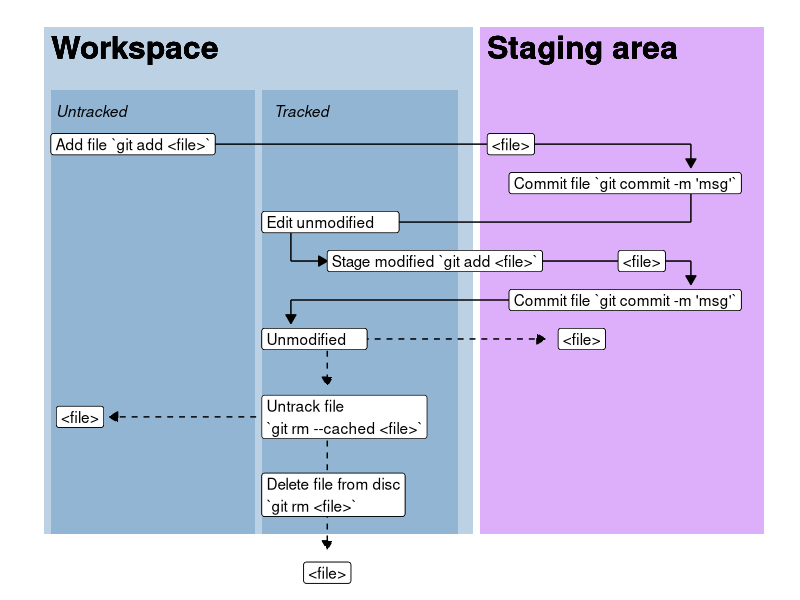
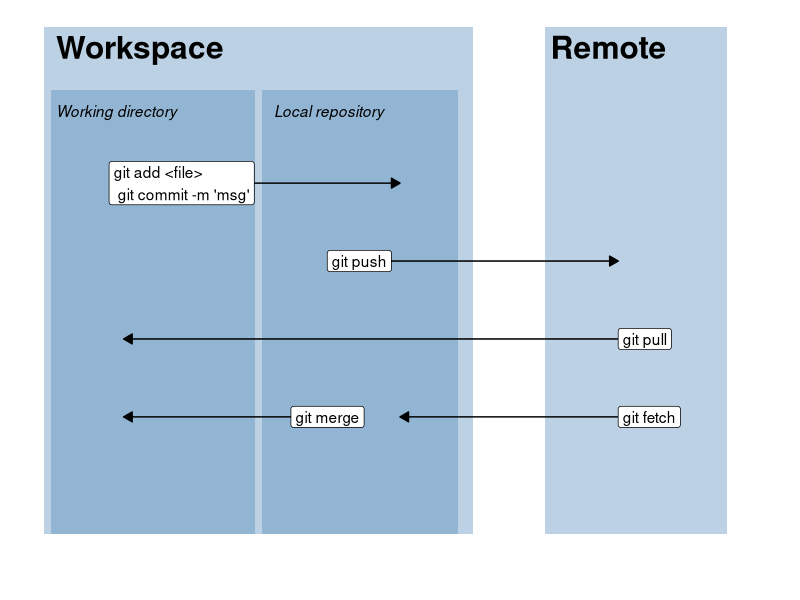

Recreate these plots in R, in order.
## ---- chunk 1
#| eval: true
#| message: false
#| warning: false
#| code-fold: true
#| label: fig-local-git-edits
#| fig-cap: "A cycle of local git edits. A files is added to the staging area by `git add <file>` and comitted to the *local repository* by `git commit`. The file is edited and is marked as modified after which it is staged (`git add <file>`). Again, staged modifications are commited and the file is once again marked as unmodified until edited. Files may be untracked from the repository or deleted from disc using `git rm` with or without the `--cached` option."

library(ggplot2); library(ggtext)

ggplot(data.frame(x = c(0,1), y = c(0,1)), aes(x, y)) + 
  
  scale_y_continuous(limits = c(0.3, 1)) +
  
  # Workspace
  geom_rect(aes(xmin = 0.01, 
            xmax = 0.6, 
            ymin = 0.35, 
            ymax = 1), 
            fill = "steelblue", 
            alpha = 0.2) +
  
  geom_rect(aes(xmin = 0.02, 
            xmax = 0.3, 
            ymin = 0.35, 
            ymax = 0.92), 
            fill = "steelblue", 
            alpha = 0.2) +
  
  geom_rect(aes(xmin = 0.31, 
            xmax = 0.58, 
            ymin = 0.35, 
            ymax = 0.92), 
            fill = "steelblue", 
            alpha = 0.2) +
 
    annotate("richtext", 
           x = c(0.02, 0.32),  
           hjust = 0,
           y = 0.89, 
           label = c("*Untracked*", "*Tracked*"),
           fill = NA, label.color = NA) + 
   
  
  annotate("richtext", 
           x = 0.02, 
           y = 0.97, 
           label = "**Workspace**",
           hjust = 0,
           size = 8, 
           fill = NA, label.color = NA, # remove background and outline
          label.padding = grid::unit(rep(0, 4), "pt")) + # remove padding) +
  
  # Stage area
  geom_rect(aes(xmin = 0.61, 
            xmax = 1, 
            ymin = 0.35, 
            ymax = 1), 
            fill = "purple", 
            alpha = 0.2) +
  

  
    annotate("richtext", 
           x = 0.62, 
           y = 0.97, 
           label = "**Staging area**",
           hjust = 0,
           size = 8, 
           fill = NA, label.color = NA, # remove background and outline
          label.padding = grid::unit(rep(0, 4), "pt")) + # remove padding) +
  
  
  
  ## Labels and arrows
  
    
  annotate("segment", y = c(0.85, 0.85), 
                   yend = c(0.85, 0.82),  
                   x = c(0.1, 0.9), 
                   xend = c(0.9, 0.9), 
                   arrow = arrow(length = unit(c(0, 2.5), "mm"), type = "closed")) +
  
  
    
  geom_label(aes(x = 0.62, y = 0.85 , label = "<file>"), 
             hjust = 0) +
  
  
  geom_label(aes(x = 0.02, y = 0.85 , label = "Add file `git add <file>`"), 
             hjust = 0) +
  
  
   annotate("segment", 
            y = c(0.8,0.75), 
            yend = c(0.75, 0.75), 
            x = c(0.9,0.9), 
            xend = c(0.9, 0.48), 
            arrow = arrow(length = unit(c(0, 2.5), "mm"), type = "closed")) +
  

  
       annotate("segment", 
            y = c(0.75, 0.7), 
            yend = c(0.7, 0.7), 
            x = c(0.35, 0.35), 
            xend = c(0.35, 0.4), 
            arrow = arrow(length = unit(c(0, 2.5), "mm"), type = "closed")) +
  
  
  
  geom_label(aes(x = 0.65, y = 0.8 , label = "Commit file `git commit -m 'msg'`"), 
             hjust = 0) +
  

    geom_label(aes(x = 0.31, y = 0.75 , label = "Edit unmodified     "), 
             hjust = 0) +
  

  
  
     annotate("segment", 
            y = c(0.7, 0.7), 
            yend = c(0.7, 0.67), 
            x = c(0.5, 0.9), 
            xend = c(0.9, 0.9), 
            arrow = arrow(length = unit(c(0, 2.5), "mm"), type = "closed")) +
  
  
      geom_label(aes(x = 0.8, y = 0.7 , label = "<file>"), 
             hjust = 0) +

  
  
  
      geom_label(aes(x = 0.40, y = 0.7 , label = "Stage modified `git add <file>`"), 
             hjust = 0) +
  
  

  
      annotate("segment", 
            y = c(0.65,0.65), 
            yend = c(0.65, 0.62), 
            x = c(0.8, 0.35), 
            xend = c(0.35, 0.35), 
            arrow = arrow(length = unit(c(0, 2.5), "mm"), type = "closed")) +
  
    geom_label(aes(x = 0.65, y = 0.65 , label = "Commit file `git commit -m 'msg'`"), 
             hjust = 0) +
  
  

  
  ## Possible routs from unmodified
  
  ## Modify and commit 
  ## Remove (untrack)
         annotate("segment", 
            y = c(0.6, 0.6), 
            yend = c(0.6, 0.54), 
            x = c(0.4, 0.4), 
            xend = c(0.70, 0.4),
            lty = 2,
            arrow = arrow(length = unit(c(2.5, 2.5), "mm"), type = "closed")) +
  ## File in staging area
         geom_label(aes(x = 0.75, y = 0.6 , label = "<file>"), 
             hjust = 0.5) +
  
  
  
  ## Untrack file
       annotate("segment", 
            y = c(0.5), 
            yend = c(0.5), 
            x = c(0.4), 
            xend = c(0.1), 
            lty = 2,
            arrow = arrow(length = unit(c(2.5), "mm"), type = "closed")) +
  
      geom_label(aes(x = 0.31, y = 0.60 , label = "Unmodified    "), 
             hjust = 0) +
  



  
    ## Remove file (delete)
       annotate("segment", 
            y = c(0.5), 
            yend = c(0.33), 
            x = c(0.4), 
            xend = c(0.4), 
            lty = 2,
            arrow = arrow(length = unit(c(2.5), "mm"), type = "closed")) +
    
      annotate("label", 
             x = 0.31, y = 0.5 , 
             label = "Untrack file\n`git rm --cached <file>`",

             hjust = 0) +
  
  ## File in trash
        geom_label(aes(x = 0.4, y = 0.30 , label = "<file>"), 
             hjust = 0.5) +
  
  
  ## File untracked
     geom_label(aes(x = 0.06, y = 0.5 , label = "<file>"), 
             hjust = 0.5) +
  
  
    geom_label(aes(x = 0.31, y = 0.40 , label = "Delete file from disc\n`git rm <file>`", 
             hjust = 0)) +
  
  
  
  theme_void()
  
  
  
  
  











## ---- chunk 2
#| eval: true
#| message: false
#| warning: false
#| code-fold: true
#| label: fig-local-to-remote
#| fig-cap: "Local git commits can be pushed to a remote repository, this updates the remote with your local changes. If changes are made to the remote these can be pulled to the local reposotory and working directory. Git pull overwrites your local files in the working directory at the same time as updating the local version history. Git fetch downloads changes to your local repository without merging files. Git merge attempts to merge files in the working directory with the most recent changes from the remote repository."

ggplot(data.frame(x = c(0,1), y = c(0,1)), aes(x, y)) + 
  
  scale_y_continuous(limits = c(0.3, 1)) +
  
  # Local working directory / Repository
  geom_rect(aes(xmin = 0.01, 
            xmax = 0.6, 
            ymin = 0.35, 
            ymax = 1), 
            fill = "steelblue", 
            alpha = 0.2) +
  
    geom_rect(aes(xmin = 0.02, 
            xmax = 0.3, 
            ymin = 0.35, 
            ymax = 0.92), 
            fill = "steelblue", 
            alpha = 0.2) +
   
  geom_rect(aes(xmin = 0.31, 
            xmax = 0.58, 
            ymin = 0.35, 
            ymax = 0.92), 
            fill = "steelblue", 
            alpha = 0.2) +
  
  # Remote repository
  geom_rect(aes(xmin = 0.7, 
            xmax = 0.95, 
            ymin = 0.35, 
            ymax = 1), 
            fill = "steelblue", 
            alpha = 0.2) +
 
 
    annotate("richtext", 
           x = c(0.02, 0.32),  
           hjust = 0,
           y = 0.89, 
           label = c("*Working directory*", "*Local repository*"),
           fill = NA, label.color = NA) + 
   
  
  annotate("richtext", 
           x = c(0.02, 0.7), 
           y = c(0.97, 0.97), 
           label = c("**Workspace**","**Remote**"),
           hjust = 0,
           size = 8, 
           fill = NA, label.color = NA) + # remove padding) 

  
      # Git add, commit
  # git push
  # git pull
  # git fetch / merge
       annotate("segment", 
            y = c(0.8, 0.7, 0.6, 0.5, 0.5), 
            yend = c(0.8, 0.7, 0.6, 0.5, 0.5), 
            x = c(0.1, 0.4, 0.8, 0.8, 0.4), 
            xend = c(0.5, 0.8, 0.12, 0.5, 0.12), 
            arrow = arrow(length = unit(c(2.5), "mm"), type = "closed")) +
    
      annotate("label", 
             x = c(0.1, 0.4, 0.8, 0.8, 0.35), 
             y = c(0.8 ,0.7, 0.6, 0.5, 0.5), 
             label = c("git add <file>\n git commit -m 'msg'",
                       "git push", 
                       "git pull", 
                       "git fetch", 
                       "git merge"),

             hjust = 0) +
  
  theme_void()




